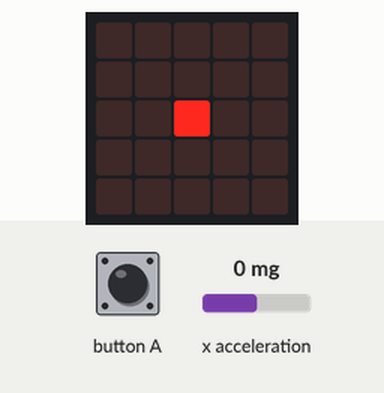
A program run on a simulated BBC micro:bit (MakeCode). On the bench: the board's 5×5 LED display. The inputs (shaded band) are chosen by the test bench; at power-on: x acceleration 0 mg.

Above: at 1.2 s.
1.3 s: x acceleration set to -13 mg
2.8 s: x acceleration set to -17 mg
At 4.0 s:
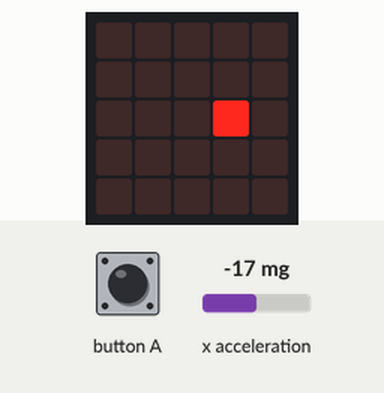
4.3 s: x acceleration set to -1440 mg
At 5.1 s:
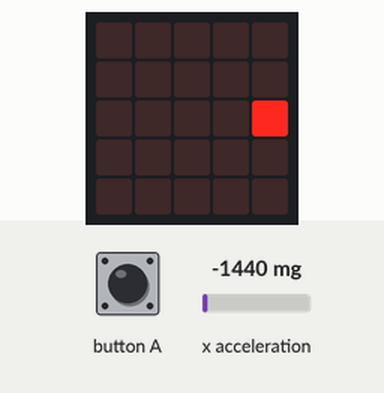
5.8 s: x acceleration set to 750 mg
At 6.8 s:
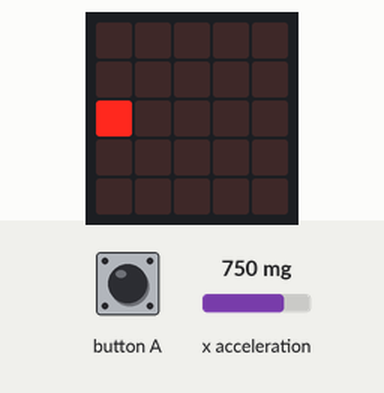
7.3 s: x acceleration set to 70 mg
At 7.8 s:
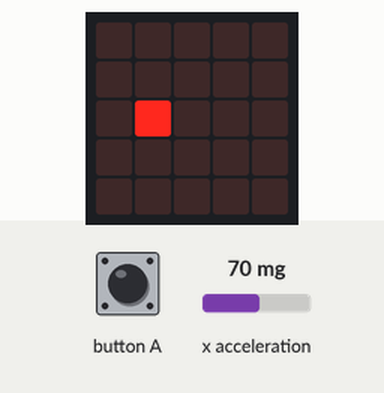
8.8 s: x acceleration set to -750 mg
At 9.9 s:
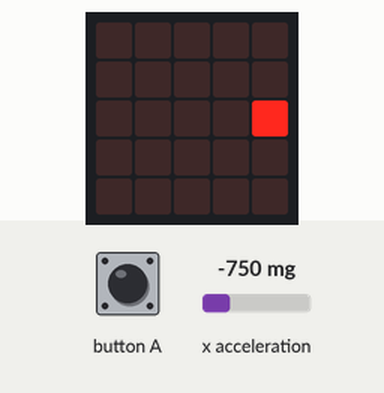
Timing chart, 0 to 11.3 s (numbered marks = the images above; inputs shaded):
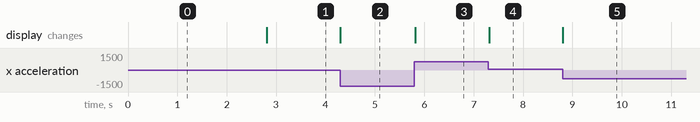

The program:

main.ts
```typescript
input.onButtonPressed(Button.A, function () {
    oprava = zrychleni
})
let naklon = 0
let zrychleni = 0
let oprava = 0
oprava = 0
basic.forever(function () {
    zrychleni = input.acceleration(Dimension.X)
    naklon = zrychleni - oprava
    basic.clearScreen()
    if (naklon > 100) {
        led.plot(0, 2)
    } else if (naklon > 15) {
        led.plot(1, 2)
    } else if (naklon < -100) {
        led.plot(4, 2)
    } else if (naklon < -15) {
        led.plot(3, 2)
    } else {
        led.plot(2, 2)
    }
})
```

test.ts
```typescript
// Tady jsou testy. Při použití tohoto balíčku jako rozšíření nebude zkompilováno.
```

Measured:
- the behaviour switches between -15 and -16 mg on x acceleration (found by bisection; images 0 and 1)
- after the input at 1.3 s, every drawn part: stays the same
- after the input at 2.8 s, the display: changes at once (image 1)
- after the input at 4.3 s, the display: changes at once (image 2)
- after the input at 5.8 s, the display: changes at once (image 3)
- after the input at 7.3 s, the display: changes at once (image 4)
- after the input at 8.8 s, the display: changes at once (image 5)
